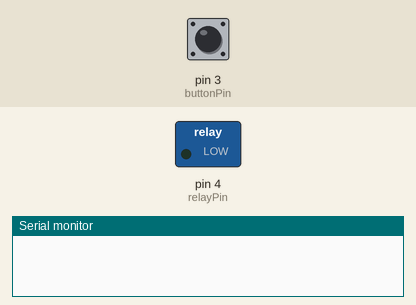
Bench run of a sketch on a simulated Arduino Uno, built with avr-gcc and run on an emulated ATmega328P. On the bench: switched loads named in the sketch (green lamp = pin HIGH), the last lines printed to the serial monitor. Dashed ring = blinking. The inputs (shaded band) are chosen by the test bench; at power-on: pin 3 (buttonPin) LOW.

Above: at 1.2 s.
1.3 s: pin 3 (buttonPin) pulled HIGH for 1 s
At 1.38 s:
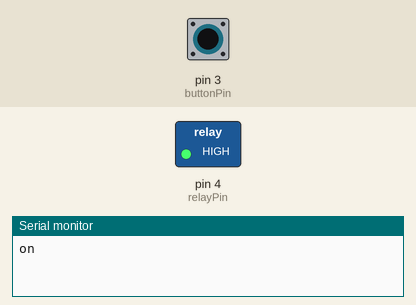
5.8 s: pin 3 (buttonPin) pulled HIGH for 0.15 s
At 6.5 s:
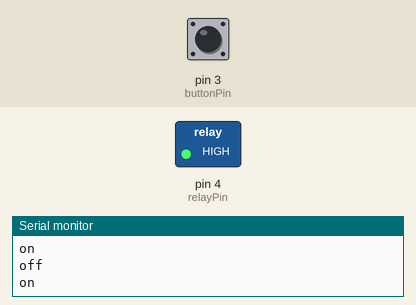
7.4 s: pin 3 (buttonPin) pulled HIGH for 3.2 s
At 11.1 s:
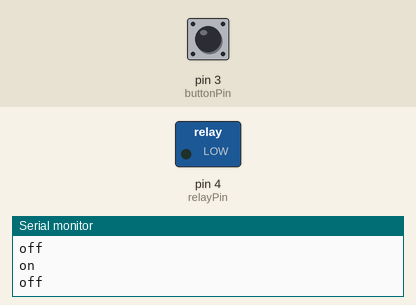
Timing chart, 0 to 12.6 s (numbered marks = the images above; inputs shaded):
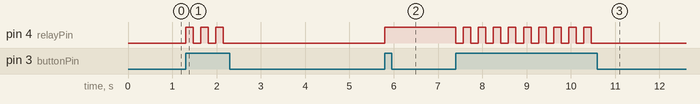

The sketch:

Code.ino
```cpp
#include <SoftwareSerial.h>
SoftwareSerial MyBlue(8,10);

String message;
char character;
int lastButtonState = 0;

int buttonPin = 3;
int relayPin = 4;

void setup() {
  Serial.begin(9600);
  MyBlue.begin(9660);

  pinMode(buttonPin, INPUT);
  pinMode(relayPin, OUTPUT);
}

void loop() {
  while(MyBlue.available()){
    character = MyBlue.read();
    if(character == '#'){
      Serial.println(message);
     switch(message.toInt()){
      case 1:
        digitalWrite(relayPin,HIGH);
        break;
      case 0:
        digitalWrite(relayPin,LOW);
        break;
     }
     message = "";
     Serial.println();
    }else{
      Serial.println(character);
      message.concat(character);
    }
  }
  if (digitalRead(buttonPin) == HIGH) {
    if(lastButtonState == 0){
      lastButtonState = 1;
      Serial.println("on");
      digitalWrite(relayPin,HIGH);
    }else if (lastButtonState == 1){
      Serial.println("off");
      lastButtonState = 0;
      digitalWrite(relayPin,LOW);
    }
    delay(170);
  }
}
```

Measured:
- after the input at 1.3 s, pin 4 (relayPin): alternates HIGH for 0.17 s and LOW for 0.17 s, 6 changes in all, then stays LOW, starting at once
- after the input at 5.8 s, pin 4 (relayPin): LOW → HIGH at once
- after the input at 7.4 s, pin 4 (relayPin): alternates HIGH for 0.17 s and LOW for 0.17 s, 19 changes in all, then stays LOW, starting at once
